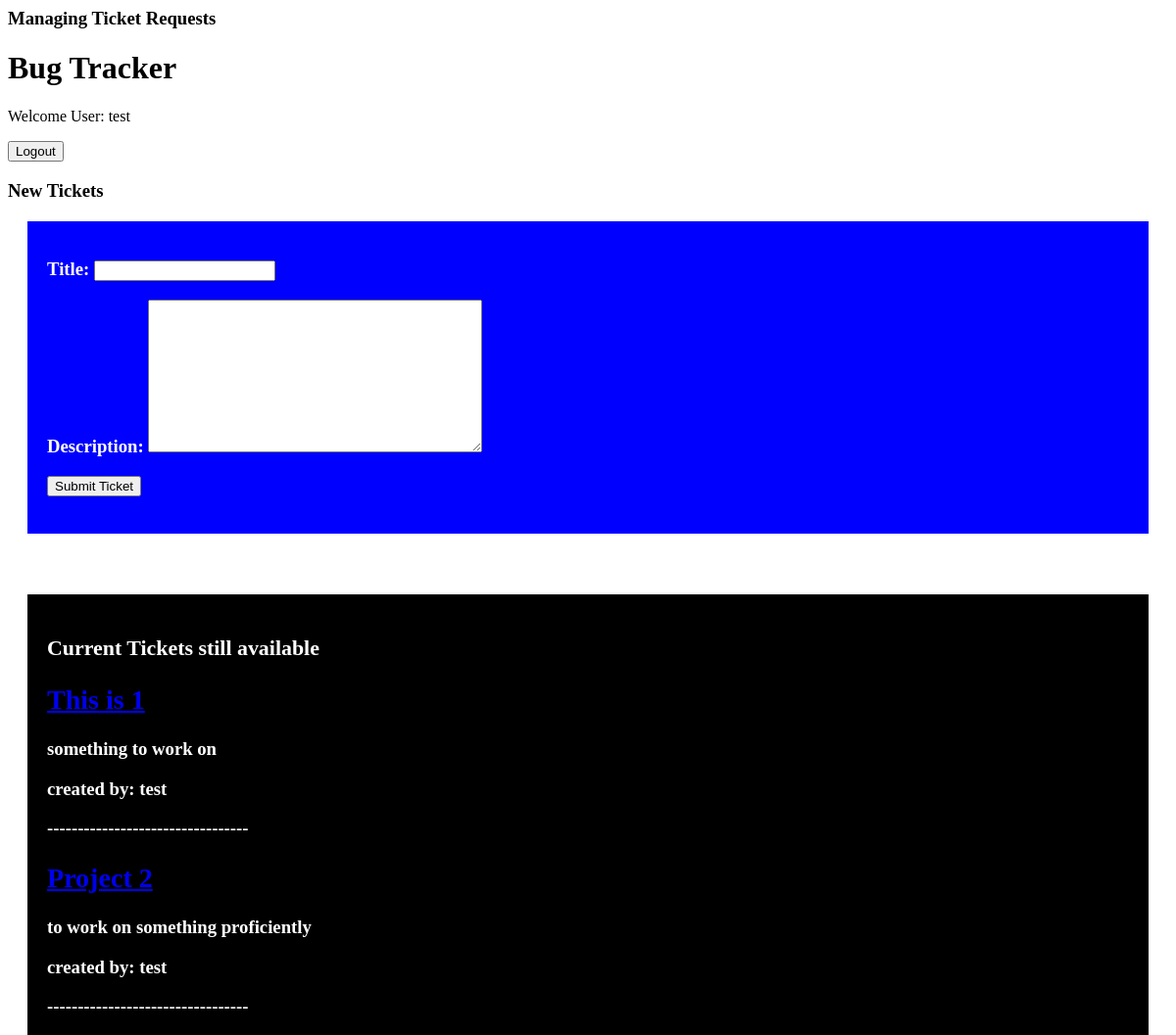
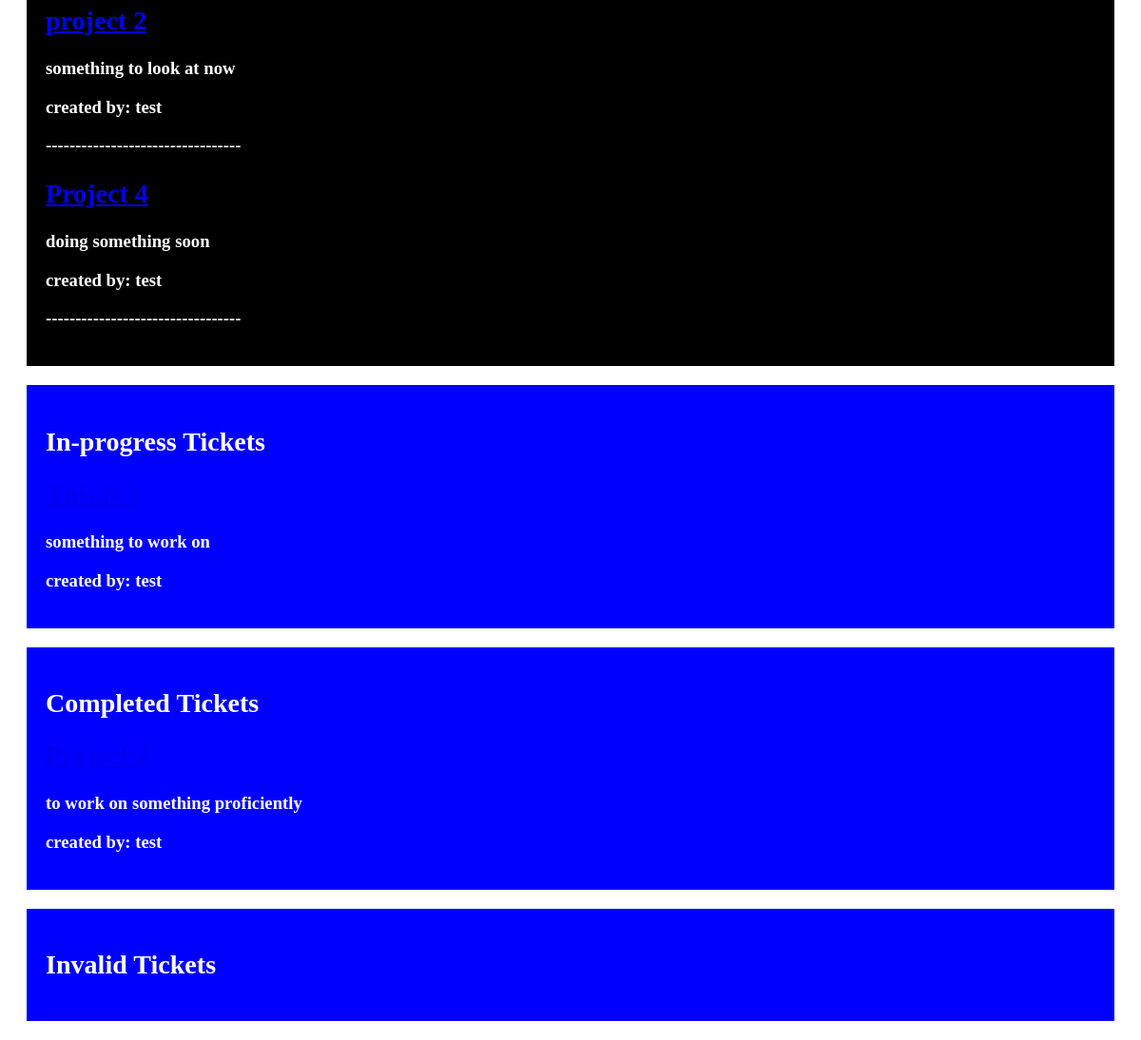
Page / (signed in) on the earlier database version (2 pictures, top to bottom).
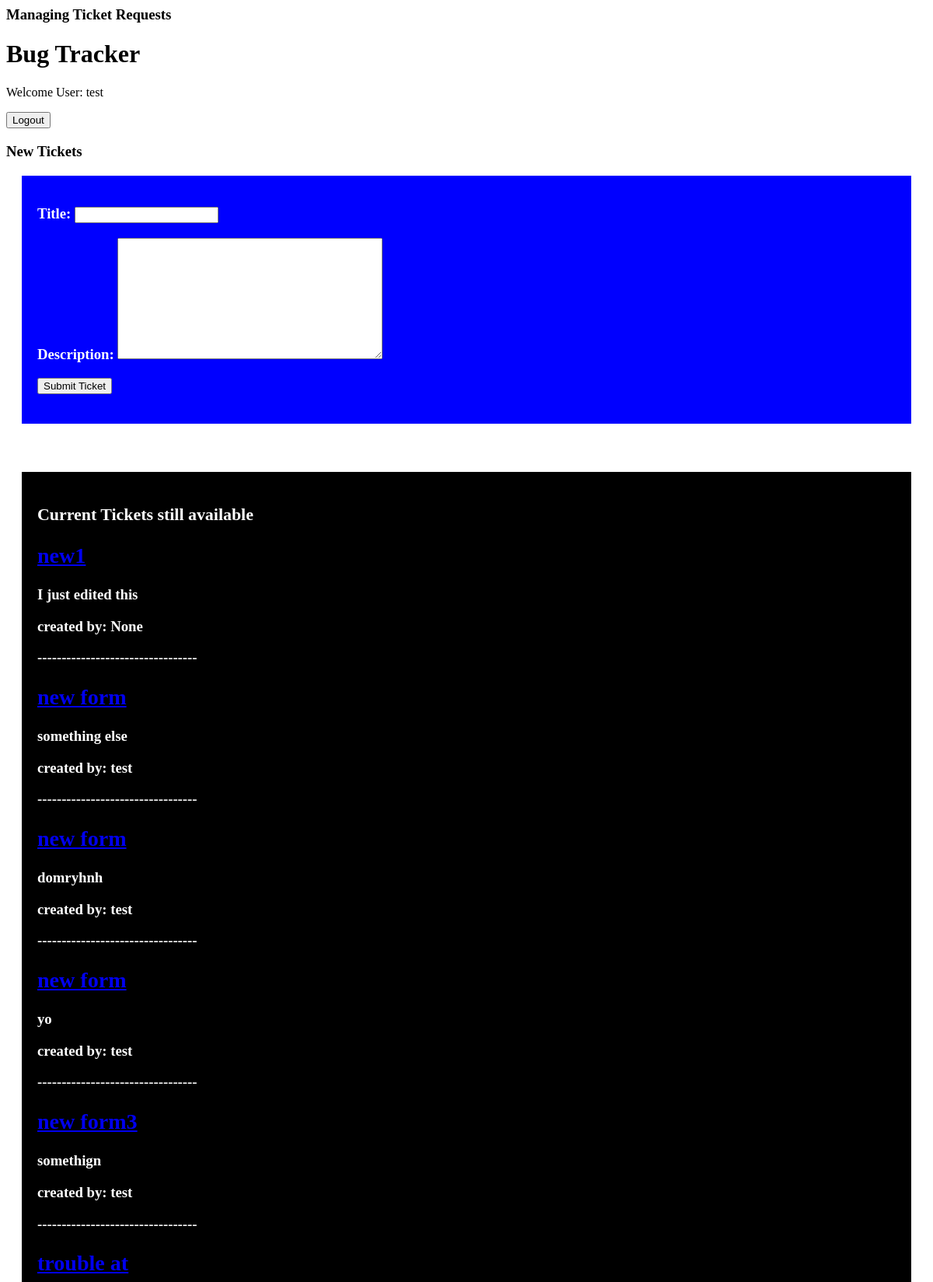
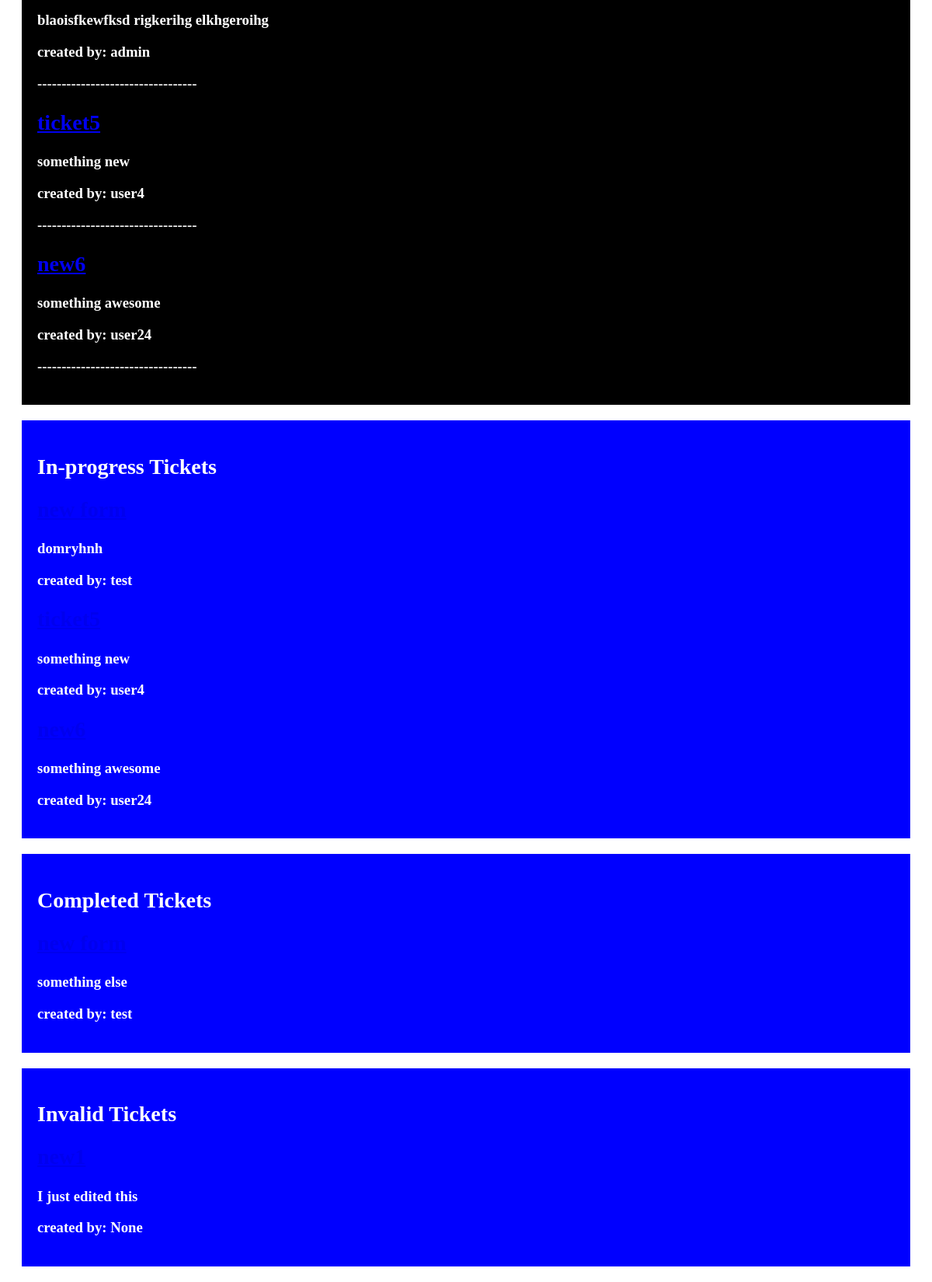
Same page on the later database version (2 pictures, top to bottom).
### bugs/models.py (models this page shows, shortened)
class CustomUser(AbstractUser):
    pass
    def __str__(self):
        return self.username

class BugTracker(models.Model):
    title = models.TextField(max_length=50)
    time_date = models.DateTimeField(auto_now_add=True)
    description = models.TextField(max_length=1000)
    bug_reporter = models.ForeignKey(
        CustomUser,
        on_delete=models.CASCADE,
        related_name="bug_reporter",
        null=True,
        default=None,
    )
    assign_user = models.ForeignKey(
        CustomUser,
        on_delete=models.CASCADE,
        related_name="assign_user",
        null=True,
        default=None,
    )
    completed_by = models.ForeignKey(
        CustomUser,
        on_delete=models.CASCADE,
        related_name="completed_by",
        null=True,
        default=None,
    )
    NEW = "New"
    IN_PROGRESS = "In Progress"
    DONE = "Done"
    INVALID = "Invalid"
    TICKET_STATUS_CHOICES = [
        (NEW, "New"),
        (IN_PROGRESS, "In Progress"),
        (DONE, "Done"),
        (INVALID, "Invalid"),
    ]
    ticket_status = models.CharField(
        max_length=25, choices=TICKET_STATUS_CHOICES, default=NEW
    )

### bugs/views.py (the view, shortened to what this page needs)
# urls.py: path("", views.index, name="homepage"),
@login_required
def index(request):
    html = "index.html"
    ticket_data = BugTracker.objects.all()
    form = TicketForm()
    return render(request, "index.html", {"form": form, "ticket_data": ticket_data})

### bugs/forms.py
class TicketForm(forms.Form):
    title = forms.CharField(max_length=100)
    description = forms.CharField(widget=forms.Textarea)

### bugs/templates/index.html (shortened to what this page needs)
{% extends "base.html" %}
{% block body%}
<div>
<h1> Bug Tracker </h1>
{% if user.is_authenticated %}
<p> Welcome User: {{request.user.username}} </p>
<a href={% url "logout" %}><button>Logout</button></a>
    {% else %}
<p><a href='login/'>Login</a></p>
{% endif %}
<h3>New Tickets<h3>
<div class="ticketbox">
    <form action="" method="post">
        {{ form.as_p }}
        <input type="submit" value="Submit Ticket" />
    </form>
</div>
<br>
<div class="city">
<h3> Current Tickets still available </h3>
    {% for tickets in ticket_data %}
    <h2><a href="{% url 'ticket_detail' tickets.id %}">{{ tickets.title }}</a></h2>
    <p>{{tickets.description}}</p>
    <p>created by: {{ tickets.bug_reporter }}
    <p>---------------------------------</p>
{% endfor %}
</div>
<div class="ticketbox">
<h2> In-progress Tickets </h2>
    {% for tickets in ticket_data %}
    {% if tickets.ticket_status == "In Progress" %}
<h2><a href="{% url 'ticket_detail' tickets.id %}">{{ tickets.title }}</a></h2>
    <p>{{tickets.description}}</p>
    <p>created by: {{ tickets.bug_reporter }}
{%endif%}
{%endfor%}
</div>
<div class="ticketbox">
<h2> Completed Tickets </h2>
    {% for tickets in ticket_data %}
    {% if tickets.ticket_status == "Done" %}
<h2><a href="{% url 'ticket_detail' tickets.id %}">{{ tickets.title }}</a></h2>
    <p>{{tickets.description}}</p>
    <p>created by: {{ tickets.bug_reporter }}
{%endif%}
{%endfor%}
</div>
<div class="ticketbox">
<h2> Invalid Tickets </h2>
    {% for tickets in ticket_data %}
    {% if tickets.ticket_status == "Invalid" %}
<h2><a href="{% url 'ticket_detail' tickets.id %}">{{ tickets.title }}</a></h2>
    <p>{{tickets.description}}</p>
    <p>created by: {{ tickets.bug_reporter }}
{%endif%}
{%endfor%}
</div>
{% endblock body %}

### bugs/templates/base.html (shortened to what this page needs)
<html>
    <head>
    </head>
    <h3> Managing Ticket Requests </h3>
<body>
{% block body %}{% endblock %}
</body>

### bugs/templates/index.html (style rules this page uses)
.city { background-color: black; color: white; margin: 20px; padding: 20px; }
.ticketbox { background-color: blue; color: white; margin: 20px; padding: 20px; }

Differences in the rows shown:
removed BugTracker: title "This is 1", description "something to work on", bug_reporter "test"
added BugTracker: title "new1", description "I just edited this", bug_reporter "None"
changed BugTracker: title "Project 2" → "new form"; description "to work on something proficiently" → "something else"
now on one of the page's lists (row edited): BugTracker: description "domryhnh", bug_reporter "test"
changed BugTracker: title "project 2" → "new form"; description "something to look at now" → "domryhnh"
changed BugTracker (number 4 of 8 on the later page): title "Project 4" → "new form"; description "doing something soon" → "yo"
added BugTracker: title "new form3", description "somethign", bug_reporter "test", shown under "Current Tickets still available"
added BugTracker: title "trouble at", description "blaoisfkewfksd rigkerihg elkhgeroihg", bug_reporter "admin", shown under "Current Tickets still available"
added BugTracker: title "ticket5", description "something new", bug_reporter "user4"
added BugTracker: title "new6", description "something awesome", bug_reporter "user24"
